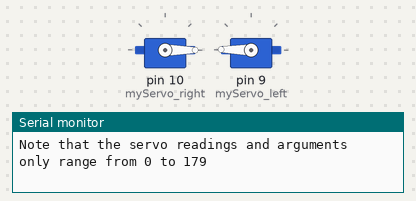
This sketch was run on a simulated Arduino Uno, built with avr-gcc and run on an emulated ATmega328P. On the bench: 2 × servo, the last lines printed to the serial monitor.

Above: at 0.15 s.
At 4.1 s:
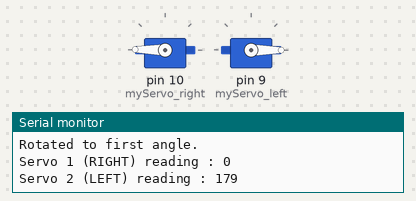
Timing chart, 0 to 5.4 s (numbered marks = the images above):
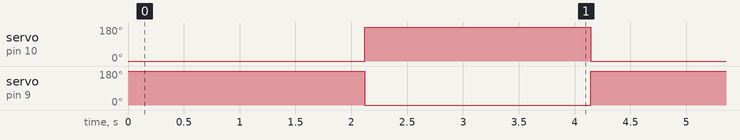

Measured:
- by itself, servo on pin 10 (myServo_right), servo on pin 9 (myServo_left): alternates 179° for 2.0 s and 0° for 2.0 s

The sketch:

servo_test.ino
```cpp
#include <Servo.h>

/* Test for Servos
On the Motor Shield, "Servo 1" input corresponds to pin D10 - right servo and "Servo 2" corresponds to pin D9 - left servo
*/

Servo myServo_right;
Servo myServo_left;
int angle_1, angle_2;

void setup() {
  Serial.begin(9600);
  Serial.println("Servo Test Starting: Servos should sweep back and forth across their max range (270 degrees)");
  Serial.println("Note that the servo readings and arguments only range from 0 to 179");
  myServo_right.attach(10); // attach servo to pin D10
  myServo_left.attach(9);
}
void loop() {
  myServo_right.write(0);
  myServo_left.write(179);
  delay(2000); // wait 2 seconds - needs to be at least long enough to allow servo to reach the position

  Serial.println("Rotated to first angle.");
  angle_1 = myServo_right.read();
  angle_2 = myServo_left.read();
  Serial.print("Servo 1 (RIGHT) reading : ");
  Serial.println(angle_1);
  Serial.print("Servo 2 (LEFT) reading : ");
  Serial.println(angle_2);

  myServo_right.write(179);
  myServo_left.write(0);//max argument is 179
  delay(2000);

  Serial.println("Rotated to second angle.");
  angle_1 = myServo_right.read();
  angle_2 = myServo_left.read();
  Serial.print("Servo 1 (RIGHT) reading : ");
  Serial.println(angle_1);
  Serial.print("Servo 2 (LEFT) reading : ");
  Serial.println(angle_2);
  }
```
